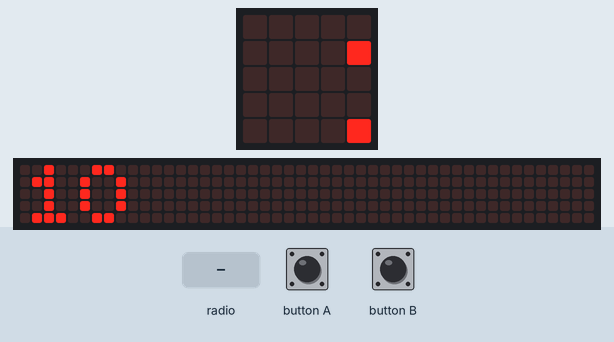
This program was run on a simulated BBC micro:bit running MicroPython. Parts: the board's 5×5 LED display, a strip that is not on the board, showing the scrolling text unrolled. Inputs (shaded band) come from the test bench. No radio messages arrive unless stated (any console line starting 'radio sent:' is added by the test bench); the 48×5 strip is a reading aid, not a part: it shows the text the display is scrolling, unrolled, one strip-width of it at a time; what the program prints to the serial console is not drawn.

Above: at 0.2 s.
At 0.7 s:
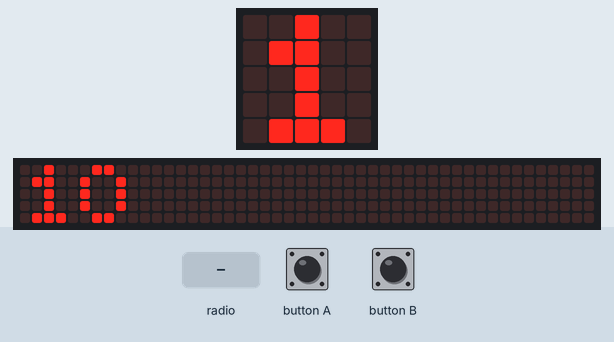
At 2.0 s:
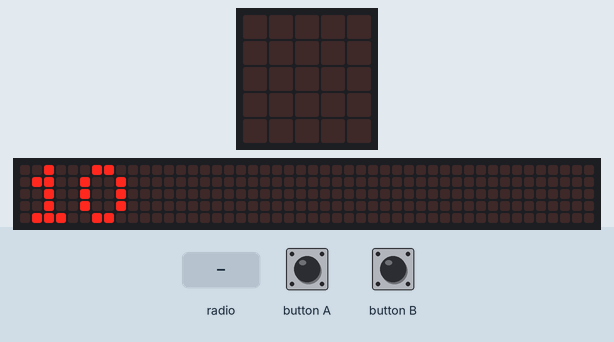
3.4 s: button A pressed for 0.15 s
5.0 s: button B pressed for 0.15 s
6.6 s: radio message "1" arrives
Timing chart, 0 to 9.6 s (numbered marks = the images above; inputs shaded):
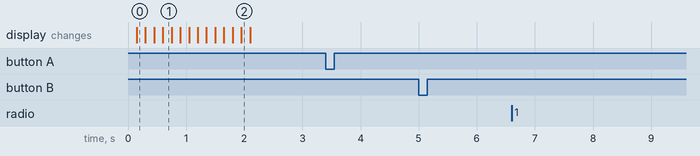

The program:

receiver.py
```python
# Temperature transmitter

import radio
from microbit import *

RADIO_GROUP = 10
radio.config(group=RADIO_GROUP)
radio.on()
display.scroll("{}".format(RADIO_GROUP))


SENSOR_LIST = ["01", "02"]


# format of radio messages:
#
# Command sent by the control node
# C:<sensor_id>:<msg>
#
#   C = identifies the message as a (C)ommand
#   sensor_id = recipient of the command
#
# Response sent by sensor node
#
# R:<sensor_id>:<msg>
#
#   R = identifies the message as a (R)esponse to a command
#   sensor_id = which sensor the message is coming from


# each radio message is directed at a specific sensor
def send_msg(sensor_id: str, msg: str):
    s = "C:{}:{}".format(sensor_id, msg)
    print("S {}".format(s))
    radio.send(s)


while True:
    message = radio.receive()
    if message:
        print("R {}".format(message))
        continue

    if button_a.was_pressed():
        for sensor_id in SENSOR_LIST:
            send_msg(sensor_id, "PING")
        continue

    if button_b.was_pressed():
        for sensor_id in SENSOR_LIST:
            send_msg(sensor_id, "TEMP")
        continue
```

Measured:
- after the input at 3.4 s, every drawn part: stays the same
- after the input at 5.0 s, every drawn part: stays the same
- after the input at 6.6 s, every drawn part: stays the same
